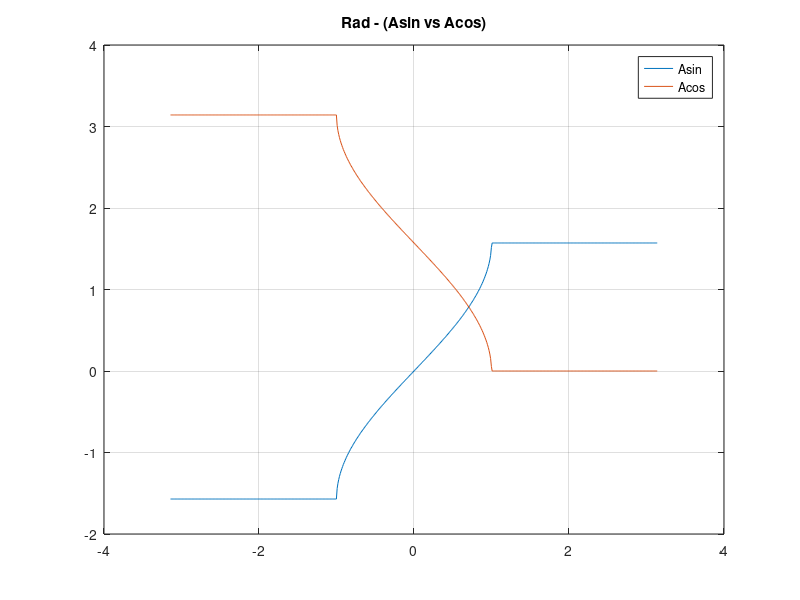
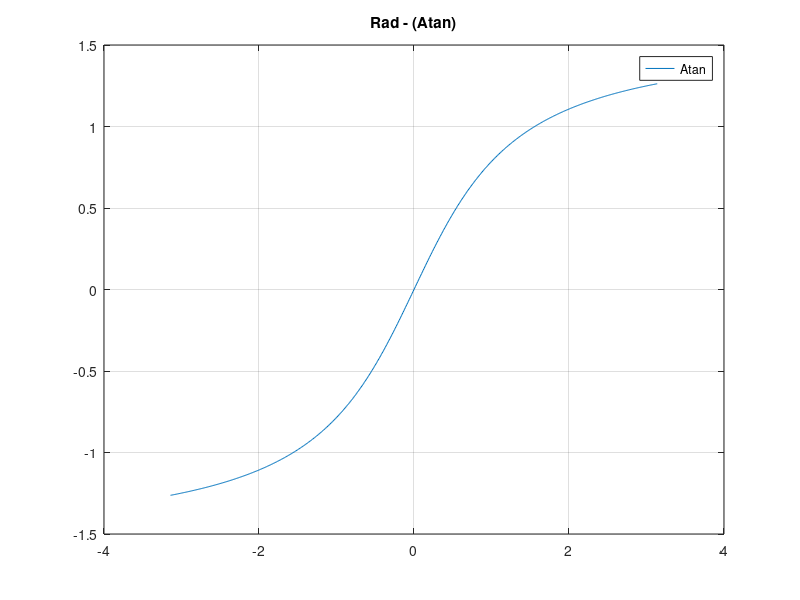

The MATLAB source for these figures, in order:
#figure('Trigonometry');
figure('name','Trigonometry - Asin vs Acos');
x=[-pi:0.01:pi];

y = asin(x);
y2 = acos(x);

% Plot the signal versus time:
plot(x,y);
hold on;
plot(x,y2);
grid on;
%xlabel('time (in seconds)');
title('Rad - (Asin vs Acos)');
legend('Asin', 'Acos')

figure('name','Trigonometry - Atan');

y3 = atan(x);

plot(x,y3);
grid on;

title('Rad - (Atan)');
legend('Atan')
